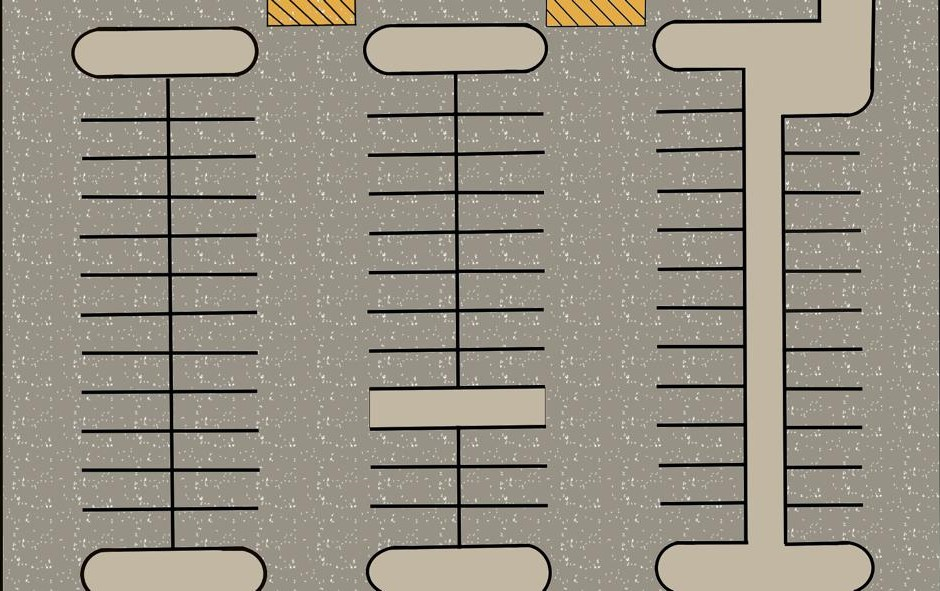
#> input picture images/parqueadero_grande.jpg, 940 x 591 px, given in place of CarPark.mp4, which was not available
$ python detector_cambios.py
#> lines starting #> are read from the running program, lines starting #| are printed output that depends on the picture; after the words box and inside, x2 and y2 are one past the last pixel; in counts of white or black regions, pixels touching at a corner belong together; pictures that were not available may be replaced by others from this repository, and a replacement may not be noted
import cv2
import numpy as np
import firebase_admin
from firebase_admin import credentials
from firebase_admin import firestore
import json

# Inicializa Firebase con tu clave de servicio
cred = credentials.Certificate('C:\\Users\\sergi\\Desktop\\parking-66bb4-firebase-adminsdk-5x5f0-810cb338ec.json')  # Reemplaza con la ruta correcta
firebase_admin.initialize_app(cred)
db = firestore.client()

# Cargar la base de datos local desde un archivo JSON
def cargar_base_datos_local():
    with open('db_local.json', 'r') as file:
#> (reads db_local.json from the repository)
        return json.load(file)

# Guardar los cambios en la base de datos local
def guardar_base_datos_local(estado_local):
    with open('db_local.json', 'w') as file:
        json.dump(estado_local, file)

# Inicializar la base de datos local y Firebase con todos los lugares en estado "ROJO"
def inicializar_estados_a_rojo():
    global estado_local
    for identificador in estado_local:
        estado_local[identificador] = "ROJO"
        # Solo actualizar el estado en Firebase, pero no incrementar el contador
        cambiar_estado_en_firebase_sin_incrementar(identificador, "ROJO")  # Nueva función sin incremento
    guardar_base_datos_local(estado_local)  # Guardar el cambio en la base de datos local
    print("Todos los lugares se han inicializado a ROJO.")

def cambiar_estado_en_firebase_sin_incrementar(identificador, nuevo_estado):
    doc_ref = db.collection(u'lugares').document(str(identificador))
    doc_ref.update({
        u'estado': nuevo_estado
    })


# Inicializar el contador en Firebase
def inicializar_contador():
    doc_ref = db.collection(u'lugares').document(u'999')
    doc_ref.set({
        u'contador': 1
    })

# Incrementar el contador en Firebase
def incrementar_contador():
    doc_ref = db.collection(u'lugares').document(u'999')
    doc_ref.update({
        u'contador': firestore.Increment(1)
    })

# Actualizar en Firebase solo si el estado ha cambiado
def cambiar_estado_en_firebase(identificador, nuevo_estado):
    doc_ref = db.collection(u'lugares').document(str(identificador))
    doc_ref.update({
        u'estado': nuevo_estado
    })
    incrementar_contador()  # Incrementar el contador cada vez que se actualiza un estado

# Cambiar estado solo si es diferente al estado local
def cambiar_estado_si_necesario(identificador, nuevo_estado):
    global estado_local
    if estado_local[str(identificador)] != nuevo_estado:
        # Actualizar en Firebase y también localmente
        cambiar_estado_en_firebase(identificador, nuevo_estado)
        estado_local[str(identificador)] = nuevo_estado
        guardar_base_datos_local(estado_local)  # Guardar el cambio en la base de datos local
        print(f"Actualizado el lugar {identificador} a {nuevo_estado}")
    else:
        print(f"Lugar {identificador} no cambió, no se actualiza.")

# Lista de posiciones de los lugares de estacionamiento
posList = [
    (1, 55, 100), (2, 163, 98), (3, 56, 146), (4, 164, 146),
    (5, 50, 193), (6, 158, 194), (7, 50, 241), (8, 159, 242),
    (9, 53, 289), (10, 161, 290), (11, 54, 337), (12, 161, 339),
    (13, 50, 384), (14, 160, 387), (15, 51, 431), (16, 162, 429),
    (17, 52, 479), (18, 162, 478), (19, 52, 527), (20, 167, 525),
    (21, 50, 573), (22, 167, 573), (23, 56, 623), (24, 165, 619),
    (25, 406, 89), (26, 514, 92), (27, 402, 138), (28, 512, 138),
    (29, 404, 189), (30, 514, 187), (31, 401, 238), (32, 511, 236),
    (33, 401, 289), (34, 511, 284), (35, 402, 338), (36, 513, 329),
    (37, 404, 381), (38, 510, 380), (39, 405, 427), (40, 511, 426),
    (41, 406, 525), (42, 513, 524), (43, 402, 569), (44, 513, 568),
    (45, 407, 619), (46, 513, 619), (47, 755, 86), (48, 755, 136),
    (49, 901, 137), (50, 750, 188), (51, 900, 190), (52, 754, 232),
    (53, 901, 232), (54, 752, 276), (55, 895, 284), (56, 751, 327),
    (57, 897, 330), (58, 752, 377), (59, 898, 374), (60, 757, 426),
    (61, 901, 424), (62, 753, 472), (63, 903, 474), (64, 757, 518),
    (65, 899, 522), (66, 760, 573), (67, 900, 576), (68, 760, 616),
    (69, 900, 620)
]

cap = cv2.VideoCapture('CarPark.mp4')
width, height = 107, 48  # Dimensiones de cada espacio de estacionamiento

def checkParkingSpace(imgPro, img):
    global posList
    contadorEspacios = 0

    for i, pos in enumerate(posList):
        x, y = pos[1], pos[2]
        text_size = cv2.getTextSize(str(i+1), cv2.FONT_HERSHEY_SIMPLEX, 0.7, 2)[0]
        text_x = x + (width - text_size[0]) // 2
        text_y = y + (height + text_size[1]) // 2
        cv2.putText(img, str(i+1), (text_x, text_y), cv2.FONT_HERSHEY_SIMPLEX, 0.7, (255, 255, 255), 2)

    for pos in posList:
        x, y = pos[1], pos[2]
        imgCrop = imgPro[y:y + height, x:x + width]  # Extraer cada espacio de estacionamiento

        count = cv2.countNonZero(imgCrop)  # Contar píxeles no cero

        if count < 800:  # Umbral ajustable
            color = (0, 255, 0)  # Verde para espacios vacíos
            contadorEspacios += 1
            nuevo_estado = "VERDE"
        else:
            color = (0, 0, 255)  # Rojo para espacios ocupados
            nuevo_estado = "ROJO"

        identificador = pos[0]
        cambiar_estado_si_necesario(identificador, nuevo_estado)  # Solo actualizar si cambia el estado

        # Dibujar rectángulo y conteo
        cv2.rectangle(img, (x, y), (x + width, y + height), color, 2)
        cv2.putText(img, str(count), (x, y + height - 3), cv2.FONT_HERSHEY_SIMPLEX, 1, color, 2)

    # Mostrar el número total de espacios libres
    cv2.putText(img, f"Libres: {contadorEspacios}/{len(posList)}", (10, 30), cv2.FONT_HERSHEY_SIMPLEX, 1, (0, 200, 0), 2)

# Inicializar la base de datos local
estado_local = cargar_base_datos_local()

# Inicializar todos los estados a "ROJO" tanto localmente como en Firebase
inicializar_estados_a_rojo()

# Inicializar el contador en Firebase
inicializar_contador()

while True:
    success, img = cap.read()
#> img is the input picture: shape (591, 940, 3); mean B, G, R 132.1, 144.8, 150.4
    if not success:
        print("No se puede recibir más frames. Saliendo...")
        break

    imgGray = cv2.cvtColor(img, cv2.COLOR_BGR2GRAY)  # Convertir a escala de grises
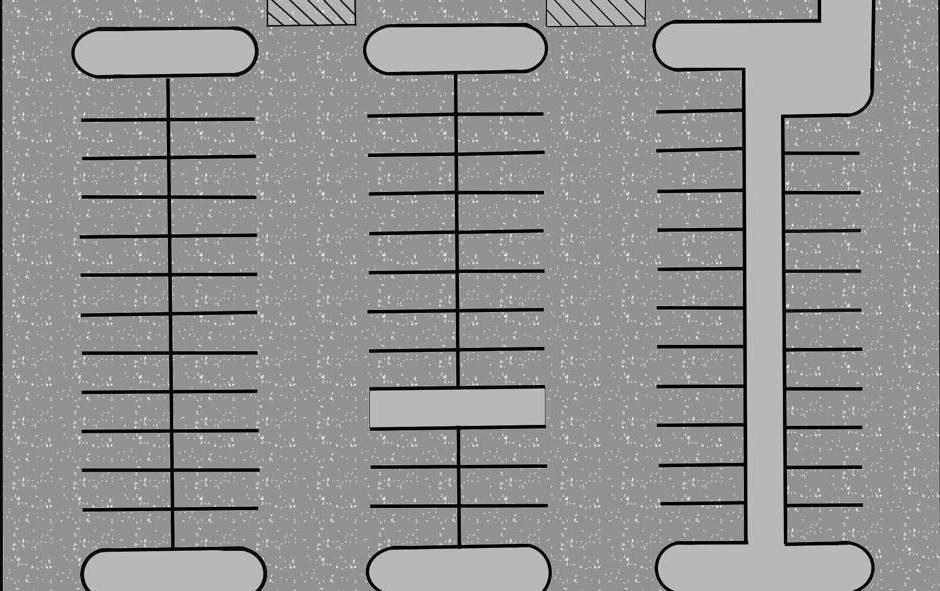
#> imgGray: shape (591, 940); min 0, max 255, mean 145.1
    imgBlur = cv2.GaussianBlur(imgGray, (3, 3), 1)  # Aplicar desenfoque
    imgThreshold = cv2.adaptiveThreshold(imgBlur, 255, cv2.ADAPTIVE_THRESH_GAUSSIAN_C, cv2.THRESH_BINARY_INV, 17, 20)
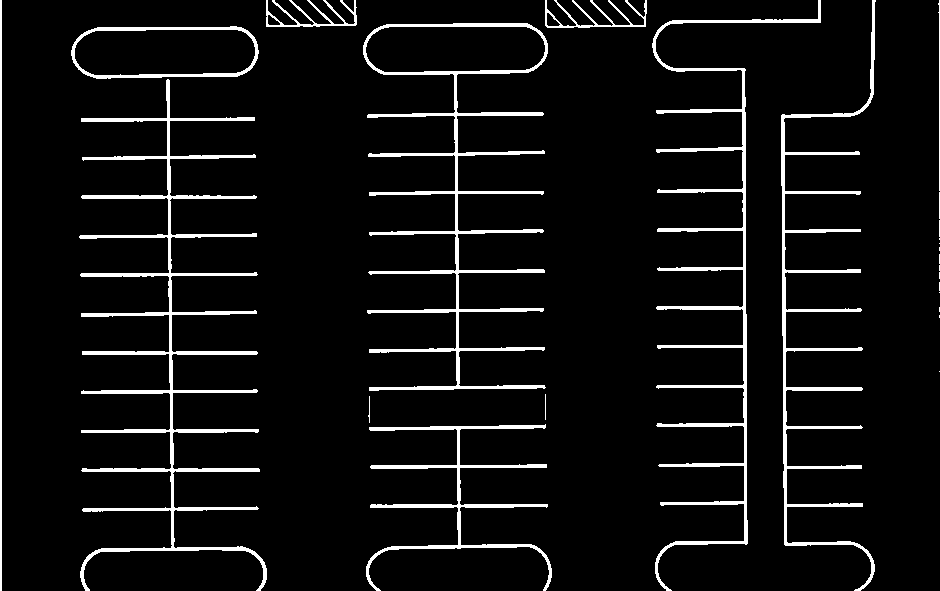
#> imgThreshold: shape (591, 940); 6.3% white; 25 white regions (12 under 20 px), largest, box (x1, y1, x2, y2) and area: (79, 79, 267, 591) 9066, (363, 23, 548, 391) 7058, (652, 0, 821, 591) 6260
    imgMedian = cv2.medianBlur(imgThreshold, 5) # Elimina ruido y sal
#> imgMedian: shape (591, 940); 6.1% white; 43 white regions (17 under 20 px), largest, box (x1, y1, x2, y2) and area: (80, 80, 267, 591) 9080, (363, 23, 548, 391) 7048, (655, 68, 748, 591) 5265
    kernel = np.ones((3, 3), np.uint8)
    imgDilate = cv2.dilate(imgThreshold, kernel, iterations=1)
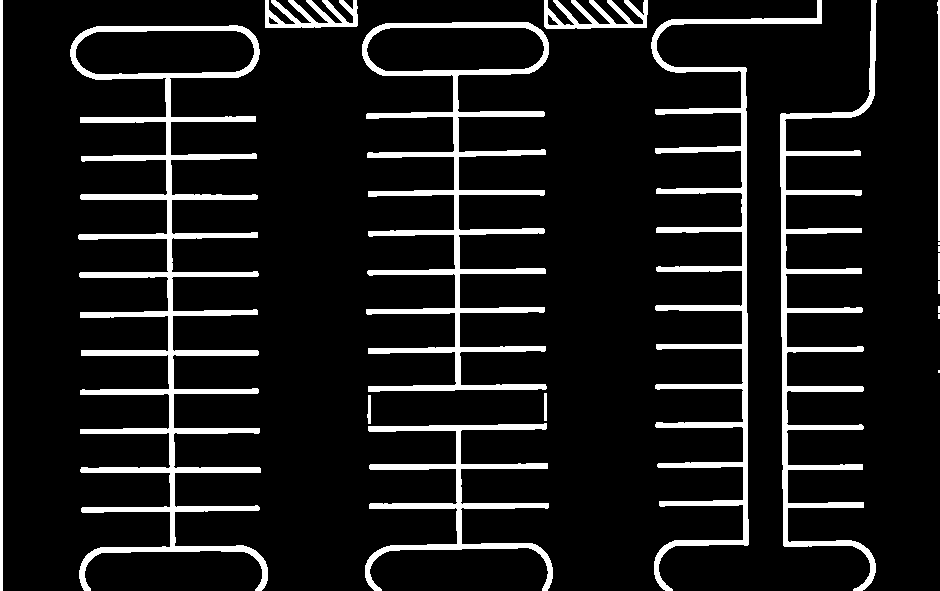
#> imgDilate: shape (591, 940); 10.3% white; 18 white regions (5 under 20 px), largest, box (x1, y1, x2, y2) and area: (70, 25, 268, 591) 16937, (362, 22, 549, 392) 11479, (651, 0, 822, 591) 10144
    cv2.imshow("Imagen a procesar: ", imgDilate)

    # Verificación de los espacios de parking
    checkParkingSpace(imgDilate, img)
#> after the loop in checkParkingSpace, `for i, pos in enumerate(posList):`:
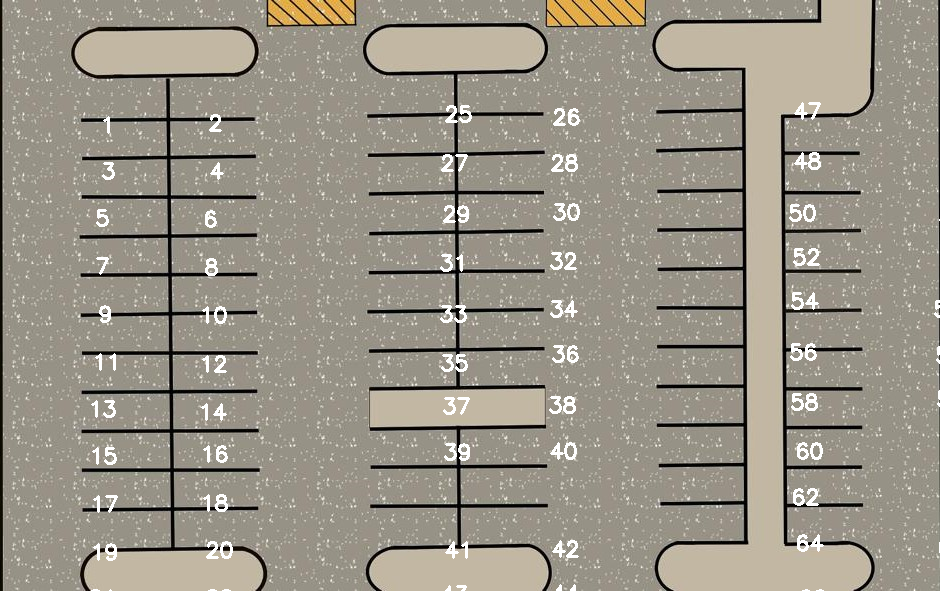
#> img: shape (591, 940, 3); 1.75% of pixels changed, all inside (x1, y1, x2, y2) = (91, 102, 940, 591)
#> the loop in checkParkingSpace, `for pos in posList:` made 69 passes
#> count on passes 1 to 12: 473, 710, 446, 742, 874, 1278, 462, 738, 449, 743, 480, 815
#> pass 1, in checkParkingSpace, `imgCrop = imgPro[y:y + height, x:x + width]`:
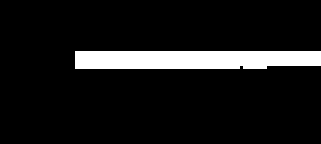
#> imgCrop: shape (48, 107) (shown 3 times larger); 9.2% white; 1 white region, box (x1, y1, x2, y2) and area: (25, 17, 107, 23) 473
#> after the loop in checkParkingSpace, `for pos in posList:`:
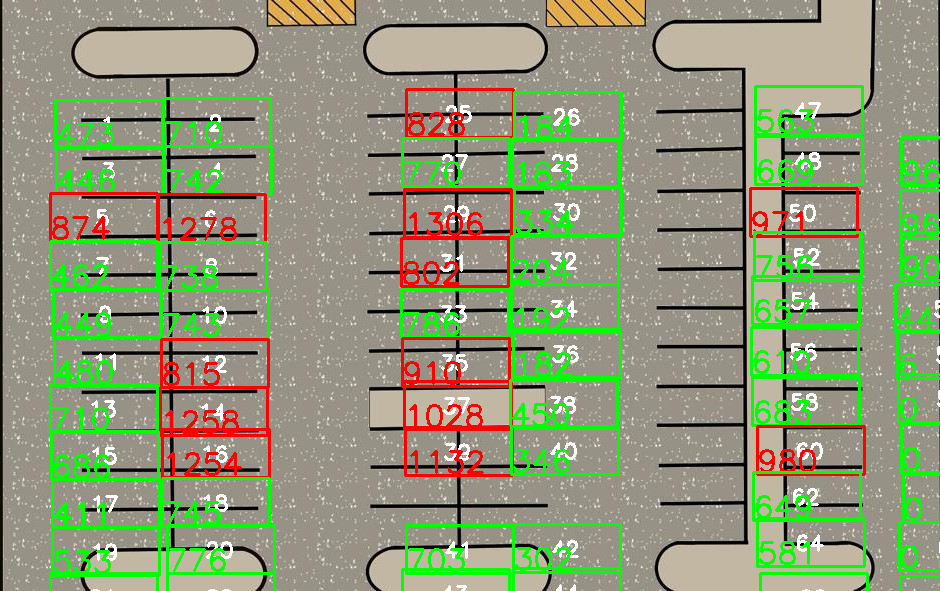
#> img: shape (591, 940, 3); 11.79% of pixels changed, all inside (x1, y1, x2, y2) = (49, 85, 940, 591)
#> after the loop in checkParkingSpace, `for pos in posList:`: contadorEspacios = 56
#> in checkParkingSpace, `cv2.putText(img, f"Libres: {contadorEspacios}/{len(posList)}", (10, 30..`:
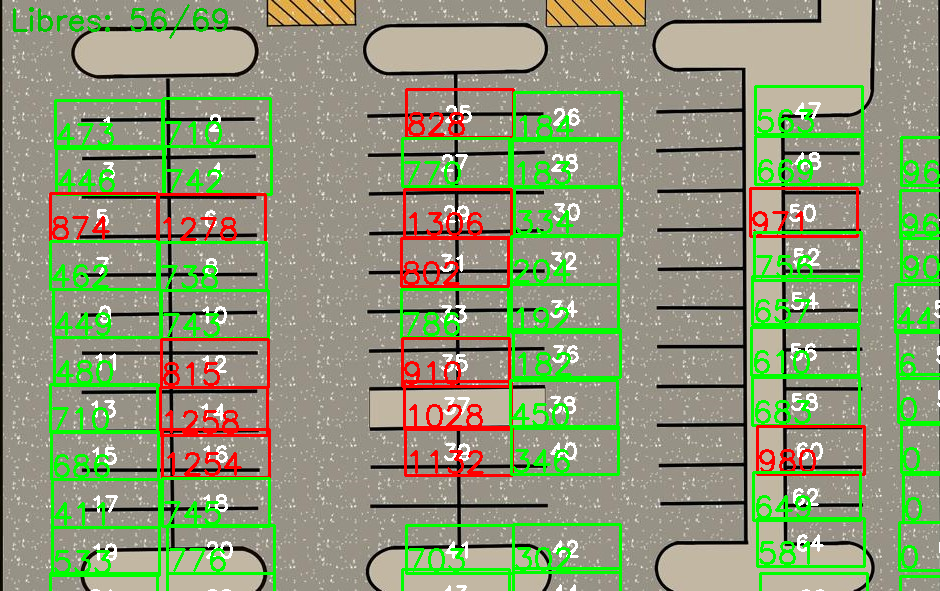
#> img: shape (591, 940, 3); 0.27% of pixels changed, all inside (x1, y1, x2, y2) = (13, 4, 228, 39)
    cv2.imshow("Detección de espacios libres de Parking", img)  # Mostrar imagen

    if cv2.waitKey(50) & 0xFF == ord('q'):  # Salir con la tecla 'q'
#> (key q is pressed here)
        break

cap.release()
cv2.destroyAllWindows()
